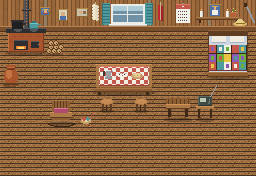

A level layout from a 2D game, rendered from its tile map. Below: a short description, then the map file with its tile-grid data intact:
An orthogonal 16x11 tile map with 16x16 px tiles, 3 tile layers (floor, walls, furniture), 2 tilesets and 25 objects (9x interactable, 2x seat, wall_top, wall_bottom, wall_left, ...).

<map version="1.10" tiledversion="1.10.2" orientation="orthogonal" renderorder="right-down" width="16" height="11" tilewidth="16" tileheight="16" infinite="0" nextlayerid="10" nextobjectid="40">
 <properties>
  <property name="surface" value="madera" />
 </properties>
 <tileset firstgid="1" source="../tilesets/town.tsx" />
 <tileset firstgid="145" source="../tilesets/buildings.tsx" />
 <layer id="6" name="floor" width="16" height="11">
  <data encoding="csv">
11,11,11,11,11,11,11,11,11,11,11,11,11,11,11,11,
11,11,11,11,11,11,11,11,11,11,11,11,11,11,11,11,
11,11,11,11,11,11,11,11,11,11,11,11,11,11,11,11,
11,11,11,11,11,11,11,11,11,11,11,11,11,11,11,11,
11,11,11,11,11,11,11,11,11,11,11,11,11,11,11,11,
11,11,11,11,11,11,11,11,11,11,11,11,11,11,11,11,
11,11,11,11,11,11,11,11,11,11,11,11,11,11,11,11,
11,11,11,11,11,11,11,11,11,11,11,11,11,11,11,11,
11,11,11,11,11,11,11,11,11,11,11,11,11,11,11,11,
11,11,11,11,11,11,11,11,11,11,11,11,11,11,11,11,
11,11,11,11,11,11,11,11,11,11,11,11,11,11,11,11
</data>
 </layer>
 <layer id="7" name="walls" width="16" height="11">
  <properties>
   <property name="ysort" type="bool" value="true" />
  </properties>
  <data encoding="csv">
913,914,915,916,917,918,919,920,921,922,923,924,925,926,927,928,
929,930,931,932,933,934,935,936,937,938,939,940,941,942,943,944,
0,0,0,0,0,0,0,0,0,0,0,0,0,0,0,0,
0,0,0,0,0,0,0,0,0,0,0,0,0,0,0,0,
0,0,0,0,0,0,0,0,0,0,0,0,0,0,0,0,
0,0,0,0,0,0,0,0,0,0,0,0,0,0,0,0,
0,0,0,0,0,0,0,0,0,0,0,0,0,0,0,0,
0,0,0,0,0,0,0,0,0,0,0,0,0,0,0,0,
0,0,0,0,0,0,0,0,0,0,0,0,0,0,0,0,
0,0,0,0,0,0,0,0,0,0,0,0,0,0,0,0,
0,0,0,0,0,0,0,0,0,0,0,0,0,0,0,0
</data>
 </layer>
 <layer id="8" name="furniture" width="16" height="11">
  <properties>
   <property name="ysort" type="bool" value="true" />
  </properties>
  <data encoding="csv">
0,0,0,0,0,0,0,0,0,0,0,0,0,0,0,0,
817,818,819,0,0,0,0,0,0,0,0,0,0,820,821,822,
823,824,825,826,0,0,0,0,0,0,0,0,0,827,828,829,
830,831,832,833,0,0,0,0,0,0,0,0,0,834,835,836,
837,838,0,0,0,0,839,840,841,842,0,0,843,844,845,846,
847,848,0,0,0,849,850,851,852,853,0,0,0,854,0,0,
0,0,0,855,856,0,857,858,859,860,861,862,863,864,0,0,
0,0,0,865,866,867,868,0,869,870,871,872,873,874,0,0,
0,0,0,0,0,0,0,0,0,0,0,0,0,0,0,0,
0,0,0,0,0,0,0,0,0,0,0,0,0,0,0,0,
0,0,0,0,0,0,0,0,0,0,0,0,0,0,0,0
</data>
 </layer>
 <objectgroup id="1" name="collision">
  <object id="1" name="wall_top" x="-16" y="-16" width="288" height="16" />
  <object id="2" name="wall_bottom" x="-16" y="176" width="288" height="16" />
  <object id="3" name="wall_left" x="-16" y="0" width="16" height="176" />
  <object id="4" name="wall_right" x="256" y="0" width="16" height="176" />
  <object id="5" name="mesa" x="96" y="64" width="56" height="26" />
  <object id="6" name="fogon" x="6" y="28" width="58" height="26" />
  <object id="7" name="cama" x="208" y="30" width="40" height="46" />
  <object id="8" name="mecedora" x="50" y="100" width="22" height="22" />
  <object id="9" name="tinaja" x="4" y="64" width="14" height="22" />
  <object id="11" name="banca" x="166" y="98" width="24" height="20" />
  <object id="12" name="mesa_radio" x="196" y="96" width="18" height="24" />
 </objectgroup>
 <objectgroup id="2" name="doors">
  <object id="10" name="door_out" class="door" x="112" y="160" width="32" height="12">
   <properties>
    <property name="target_map" value="@return" />
    <property name="target_spawn" value="@return" />
    <property name="prompt" value="E: salir" />
   </properties>
  </object>
 </objectgroup>
 <objectgroup id="3" name="spawns">
  <object id="15" name="inside_door" class="spawn" x="128" y="148">
   <properties>
    <property name="facing" value="up" />
   </properties>
   <point />
  </object>
 </objectgroup>
 <objectgroup id="4" name="zones">
  <object id="16" name="zone_casa_paula" class="zone" x="0" y="0" width="256" height="176">
   <properties>
    <property name="zone" value="casa_paula" />
    <property name="title" value="Casa de Abuela Paula y Abuelo Pepe" />
    <property name="ambience" value="casa" />
   </properties>
  </object>
 </objectgroup>
 <objectgroup id="5" name="interactables">
  <object id="20" name="abuela" class="interactable" x="54" y="100" width="16" height="16">
   <properties>
    <property name="npc" value="abuela_paula" />
    <property name="label" value="Hablar" />
    <property name="target" value="Abuela Paula" />
    <property name="line" value="Abuela Paula: Siéntese un ratito, mijo, que ya está el café." />
    <property name="figure" value="170,120,150" />
   </properties>
  </object>
  <object id="21" name="abuelo" class="interactable" x="170" y="98" width="16" height="16">
   <properties>
    <property name="npc" value="abuelo_pepe" />
    <property name="label" value="Hablar" />
    <property name="target" value="Abuelo Pepe" />
    <property name="line" value="Abuelo Pepe: Ya no se oye el monte como antes." />
    <property name="figure" value="110,90,70" />
   </properties>
  </object>
  <object id="22" name="fogon" class="interactable" x="12" y="36" width="30" height="18">
   <properties>
    <property name="interact" value="object" />
    <property name="label" value="Mirar el fogón" />
    <property name="line" value="El fogón de leña todavía está tibio. Huele a humo y a café." />
   </properties>
  </object>
  <object id="23" name="fotos" class="interactable" x="40" y="32" width="48" height="12">
   <properties>
    <property name="interact" value="object" />
    <property name="label" value="Mirar las fotos" />
    <property name="line" value="Fotos viejas: Abuelo Pepe joven, a caballo, y mamá de chiquita en la escuela." />
   </properties>
  </object>
  <object id="24" name="altar" class="interactable" x="196" y="32" width="44" height="12">
   <properties>
    <property name="interact" value="object" />
    <property name="label" value="Mirar el altar" />
    <property name="line" value="La Virgen de los Ángeles y dos candelas encendidas." />
   </properties>
  </object>
  <object id="25" name="radio" class="interactable" x="198" y="96" width="14" height="10">
   <properties>
    <property name="interact" value="object" />
    <property name="label" value="Escuchar la radio" />
    <property name="line" value="Una ranchera vieja, bajito." />
   </properties>
  </object>
  <object id="26" name="calendario" class="interactable" x="176" y="32" width="14" height="12">
   <properties>
    <property name="interact" value="object" />
    <property name="label" value="Mirar el calendario" />
    <property name="line" value="Un calendario de la pulpería, del año pasado. Nadie lo ha cambiado." />
   </properties>
  </object>
  <object id="27" name="cama" class="interactable" x="208" y="36" width="40" height="40">
   <properties>
    <property name="interact" value="object" />
    <property name="label" value="Mirar la cama" />
    <property name="line" value="La cobija de crochet que tejió la abuela." />
   </properties>
  </object>
  <object id="28" name="greca" class="interactable" x="100" y="66" width="20" height="12">
   <properties>
    <property name="interact" value="object" />
    <property name="label" value="Mirar la greca" />
    <property name="line" value="Café chorreado en bolsa de tela. Todavía está caliente." />
   </properties>
  </object>
 </objectgroup>
 <objectgroup id="9" name="seats">
  <object id="30" name="seat_abuela" class="seat" x="61" y="110">
   <properties>
    <property name="npc" value="abuela_paula" />
    <property name="facing" value="down" />
   </properties>
   <point />
  </object>
  <object id="31" name="seat_abuelo" class="seat" x="178" y="106">
   <properties>
    <property name="npc" value="abuelo_pepe" />
    <property name="facing" value="down" />
   </properties>
   <point />
  </object>
 </objectgroup>
</map>
